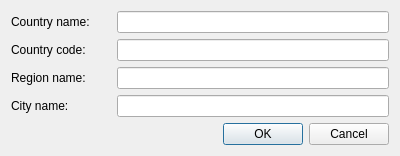
<?xml version="1.0" encoding="UTF-8"?>
<ui version="4.0">
 <class>CreateLocation</class>
 <widget class="QDialog" name="CreateLocation">
  <property name="geometry">
   <rect>
    <x>0</x>
    <y>0</y>
    <width>400</width>
    <height>151</height>
   </rect>
  </property>
  <property name="sizePolicy">
   <sizepolicy hsizetype="Fixed" vsizetype="Fixed">
    <horstretch>0</horstretch>
    <verstretch>0</verstretch>
   </sizepolicy>
  </property>
  <property name="windowTitle">
   <string>Create/Update location</string>
  </property>
  <property name="locale">
   <locale language="English" country="UnitedStates"/>
  </property>
  <property name="modal">
   <bool>true</bool>
  </property>
  <layout class="QGridLayout" name="gridLayout">
   <property name="leftMargin">
    <number>11</number>
   </property>
   <property name="topMargin">
    <number>11</number>
   </property>
   <property name="rightMargin">
    <number>11</number>
   </property>
   <property name="bottomMargin">
    <number>11</number>
   </property>
   <item row="4" column="0" colspan="2">
    <layout class="QHBoxLayout" name="horizontalLayout">
     <item>
      <spacer name="horizontalSpacer">
       <property name="orientation">
        <enum>Qt::Horizontal</enum>
       </property>
       <property name="sizeHint" stdset="0">
        <size>
         <width>40</width>
         <height>20</height>
        </size>
       </property>
      </spacer>
     </item>
     <item>
      <widget class="QPushButton" name="okBtn">
       <property name="text">
        <string>OK</string>
       </property>
      </widget>
     </item>
     <item>
      <widget class="QPushButton" name="cancelBtn">
       <property name="text">
        <string>Cancel</string>
       </property>
      </widget>
     </item>
    </layout>
   </item>
   <item row="1" column="1">
    <widget class="QLineEdit" name="countryCodeEdit">
     <property name="toolTip">
      <string>Must not be empty</string>
     </property>
    </widget>
   </item>
   <item row="0" column="1">
    <widget class="QLineEdit" name="countryNameEdit">
     <property name="toolTip">
      <string>Must not be empty</string>
     </property>
    </widget>
   </item>
   <item row="1" column="0">
    <widget class="QLabel" name="countryCode">
     <property name="text">
      <string>Country code:</string>
     </property>
    </widget>
   </item>
   <item row="0" column="0">
    <widget class="QLabel" name="countryName">
     <property name="minimumSize">
      <size>
       <width>100</width>
       <height>0</height>
      </size>
     </property>
     <property name="text">
      <string>Country name:</string>
     </property>
    </widget>
   </item>
   <item row="2" column="0">
    <widget class="QLabel" name="regionName">
     <property name="text">
      <string>Region name:</string>
     </property>
    </widget>
   </item>
   <item row="3" column="0">
    <widget class="QLabel" name="cityName">
     <property name="text">
      <string>City name:</string>
     </property>
    </widget>
   </item>
   <item row="2" column="1">
    <widget class="QLineEdit" name="regionNameEdit"/>
   </item>
   <item row="3" column="1">
    <widget class="QLineEdit" name="cityNameEdit"/>
   </item>
  </layout>
 </widget>
 <tabstops>
  <tabstop>countryNameEdit</tabstop>
  <tabstop>countryCodeEdit</tabstop>
  <tabstop>regionNameEdit</tabstop>
  <tabstop>cityNameEdit</tabstop>
  <tabstop>okBtn</tabstop>
  <tabstop>cancelBtn</tabstop>
 </tabstops>
 <resources/>
 <connections/>
</ui>
